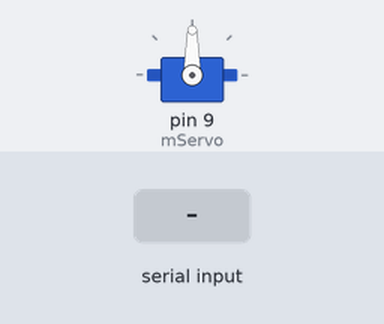
Recording of a sketch running on a simulated Arduino Uno, built with avr-gcc and run on an emulated ATmega328P. Parts: servo. Inputs (shaded band) come from the test bench.

Above: at 1.2 s.
1.3 s: "1" received over the second serial link
At 2.5 s:
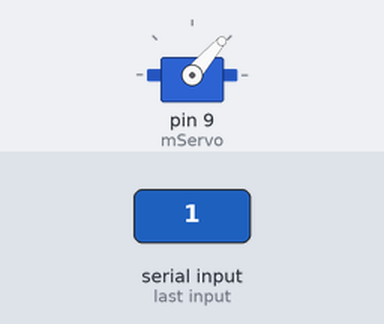
2.8 s: "0" received over the second serial link
At 3.1 s:
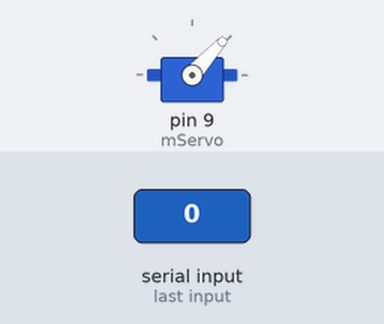
Timing chart, 0 to 5.8 s (numbered marks = the images above; inputs shaded):
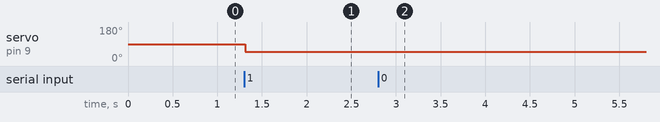

Measured:
- after the input at 1.3 s, servo on pin 9 (mServo): 90° → 49° at once
- after the input at 2.8 s, servo on pin 9 (mServo): 49° → 48° at once

The sketch:

FecharJanela.ino
```cpp
// Incluir a biblioteca para fazer a comunicação com o Bluetooth
#include <SoftwareSerial.h>
// Incluir a biblioteca para movimentar o servo-motor
#include <Servo.h>

// Pinos do Arduino:
// RX(10) conectado no TX do Bluetooth
// TX(11) conectado no RX do Bluetooth
SoftwareSerial BluetoothSerial(10, 11); // RX, TX
// Criar variável de controle do servo-motor
Servo mServo;
int valor = 0;

void setup() {
  // A taxa de transmissão da Serial e da SoftwareSerial devem ser iguais
  // Definir taxa de transmissão de dados da Serial
  Serial.begin(9600);
  // Definir taxa de transmissão de dados da SoftwareSerial
  BluetoothSerial.begin(9600);
  // Definir o pino 9 do Arduino como o controle do servo-motor
  mServo.attach(9);
}

void loop() {
  // Verificar se há dados vindos do Bluetooth
  if (BluetoothSerial.available()) {
    // Ler ângulo vindo do Bluetooth
    valor = BluetoothSerial.read();
    // Rotacionar o servo-motor para o ângulo lido
    mServo.write(valor);
  }
  // Verificar se o valor do ângulo está entre 10 e 170
  // para notificar ao Android se o dado é inválido(I) ou válido(V)
  if (valor < 10 || valor > 170)
     BluetoothSerial.write("I");
  else
     BluetoothSerial.write("V");

  // Aguarda 0,1s para repetir a leitura
  delay(100);
}
```
